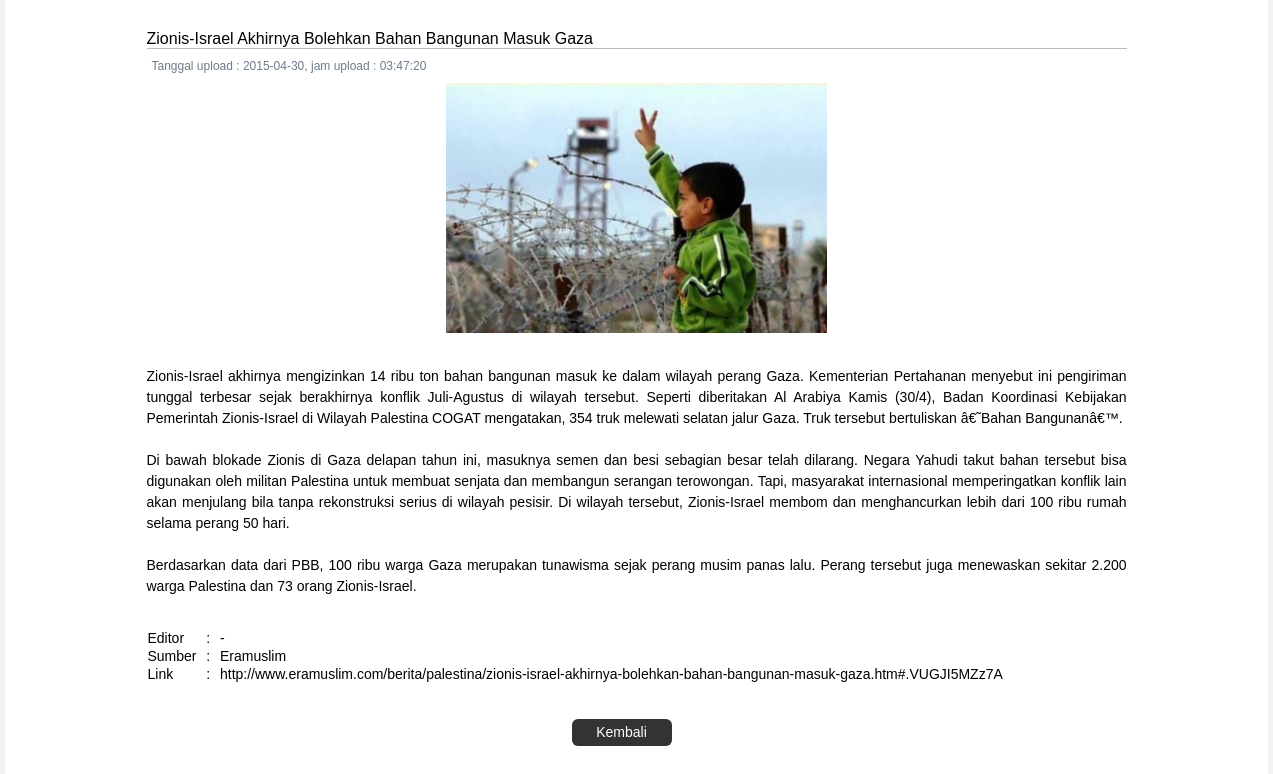
The app's page /View/PenggunaUmum/beritaUmumIsi.php?id_berita_umum=2 with its own data.
### tables this page shows
CREATE TABLE IF NOT EXISTS `berita_umum` (
`id_berita_umum` int(6) NOT NULL,
  `id_user` int(6) NOT NULL,
  `judul` varchar(200) NOT NULL,
  `gambar` varchar(200) NOT NULL,
  `isi_berita` text NOT NULL,
  `editor` varchar(200) DEFAULT NULL,
  `sumber` varchar(200) DEFAULT NULL,
  `link` varchar(500) NOT NULL,
  `tanggal_upload` datetime NOT NULL
);

### function/connectDB.php (called while the page is built, shortened)
<?php
function querySelect($param, $table, $where, $limit){
    $results = array();
    $query = "SELECT " . $param . " ";
    $query .= "FROM " . $table ." ";
    if($where != null) $query .= "WHERE " . $where . " ";
    $query = mysql_query($query);
    if(mysql_num_rows($query) > 0){
        $x = 0;
        while($row = mysql_fetch_assoc($query)){
            foreach($row as $key=>$value){
                $results[$x][$key] = $value;
            }
            $x++;
        }
    }
    return $results;
}
?>

### View/PenggunaUmum/beritaUmumIsi.php (the view, shortened to what this page needs)
<!DOCTYPE html>
<?php
include '../../function/connectDB.php';
$id_berita = $_GET['id_berita_umum'];
$dataBerita = querySelect('*', 'berita_umum', 'id_berita_umum=' . $id_berita, null);
?>
<html>
    <head>
        <link rel="stylesheet" href="../css/reset.css">
        <link rel="stylesheet" href="../css/style.css">
        <link rel="stylesheet" href="../css/PenggunaUmum/beritaUmum-1.css">
    </head>
    <body>
        <div class="wrapper">
            <div class="col-scrl">
                <div class="content row">
                    <div class="box">
                        <div class="col">
                            <div class="kotak-tengah box span-12">
                                <div class="judul box span-12">
                                    <?php echo $dataBerita[0]['judul'] ?>
                                </div>
                                <div class="box span-12">
                                    <?php
                                    $date = $dataBerita[0]['tanggal_upload'];
                                    $dateArray = explode(" ", $date);
                                    $tanggal = $dateArray[0];
                                    $jam = $dateArray[1];
                                    ?>
                                    <div class="tanggal box span-12">
                                        Tanggal upload : <?php echo $tanggal ?>, jam upload : <?php echo $jam ?>
                                    </div>
                                </div>
                                <div class="gambar box center span-12">
                                    <a href="<?php echo $dataBerita[0]['gambar'] ?>" target="_blank">
                                        <img class="ukuranGambar" src="<?php echo $dataBerita[0]['gambar'] ?>">
                                    </a>
                                </div>
                                <div class="text box span-12">
                                    <?php echo $dataBerita[0]['isi_berita'] ?>
                                </div>
                                <div class="box span-12">&nbsp;</div>
                                <div class="box span-12">&nbsp;</div>
                                <div class="box span-12">
                                    <table>
                                        <tr>
                                            <td>Editor</td>
                                            <td>&nbsp; : &nbsp;</td>
                                            <td><?php echo $dataBerita[0]['editor'] ?></td>
                                        </tr>
                                        <tr>
                                            <td>Sumber</td>
                                            <td>&nbsp; : &nbsp;</td>
                                            <td><?php echo $dataBerita[0]['sumber'] ?></td>
                                        </tr>
                                        <tr>
                                            <td>Link</td>
                                            <td>&nbsp; : &nbsp;</td>
                                            <td>
                                                <a class="href-black" target="_blank" href="<?php echo $dataBerita[0]['link'] ?>"><?php echo $dataBerita[0]['link'] ?></a>
                                            </td>
                                        </tr>
                                    </table>
                                </div>
                                <div class="box span-12">&nbsp;</div>
                                <div class="button box span-12">
                                    <a class="btn btn-block btn-lg btn-inverse" href="beritaUmum.php">Kembali</a>
                                </div>
                            </div>
                        </div>
                    </div>
                </div>
            </div>
        </div>
    </body>
</html>

### View/css/style.css (style rules this page uses)
a { text-decoration: none; }
.href-black { text-decoration: none; color: black; }
.center { text-align: center; }
body { background-color: rgba(0,0,0,0.05); }
.content { background-color: white; }

### View/css/PenggunaUmum/beritaUmum-1.css (style rules this page uses)
.judul { font-size: 16px; border-bottom: 1px solid #b6bcc1; }
.kotak-tengah { box-sizing: border-box; -webkit-box-sizing: border-box; -moz-box-sizing: border-box; padding: 30px 50px 30px 50px; }
.tanggal { box-sizing: border-box; -webkit-box-sizing: border-box; -moz-box-sizing: border-box; padding: 10px 5px 10px 5px; font-size: 12px; color: #6C7A89; }
.gambar { box-sizing: border-box; -webkit-box-sizing: border-box; -moz-box-sizing: border-box; padding-bottom: 30px; }
.ukuranGambar { height:250px; }
.text { text-align: justify; line-height:1.5; }
.button { box-sizing: border-box; -webkit-box-sizing: border-box; -moz-box-sizing: border-box; padding-left: 425px; }
.btn { border: medium none; transition: all 0.25s linear 0s; margin-bottom:0px; text-align:center; vertical-align:middle; cursor:pointer; background-image:none; -moz-user-select: none; }
.btn-block { box-sizing: border-box; -webkit-box-sizing: border-box; -moz-box-sizing: border-box; white-space:normal; display: block; width:100px; margin: 20px 0px; }
.btn-lg { box-sizing: border-box; -webkit-box-sizing: border-box; -moz-box-sizing: border-box; padding: 10px 19px; font-size:14px; line-height:0.5; border-radius:6px; }
.btn-inverse { color:#FFF; background-color:#333333; }

### records on screen
berita_umum: judul "Zionis-Israel Akhirnya Bolehkan Bahan Bangunan Masuk Gaza", tanggal_upload "2015-04-30", tanggal_upload "03:47:20", gambar (picture), isi_berita "Zionis-Israel akhirnya mengizinkan 14 ribu ton bahan bangunan masuk ke dalam wilayah perang Gaza. Kementerian Pertahanan menyebut ini pengiriman tunggal terbesar sejak berakhirnya konflik Juli-Agustus di wilayah tersebut. Seperti diberitakan Al Arabiya Kamis (30/4), Badan Koordinasi Kebijakan Pemerintah Zionis-Israel di Wilayah Palestina COGAT mengatakan, 354 truk melewati selatan jalur Gaza. Truk tersebut bertuliskan â€˜Bahan Bangunanâ€™. Di bawah blokade Zionis di Gaza delapan tahun ini, masuknya semen dan besi sebagian besar telah dilarang. Negara Yahudi takut bahan tersebut bisa digunakan oleh militan Palestina untuk membuat senjata dan membangun serangan terowongan. Tapi, masyarakat…", editor "-", sumber "Eramuslim", link "http://www.eramuslim.com/berita/palestina/zionis-israel-akhirnya-bolehkan-bahan-bangunan-masuk-gaza.htm#.VUGJI5MZz7A"
